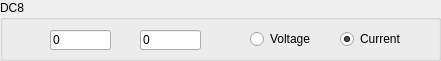
  <widget class="QGroupBox" name="groupBox_16">
   <property name="geometry">
    <rect>
     <x>260</x>
     <y>480</y>
     <width>441</width>
     <height>61</height>
    </rect>
   </property>
   <property name="title">
    <string>DC8</string>
   </property>
   <widget class="QLineEdit" name="lineEdit_43">
    <property name="geometry">
     <rect>
      <x>50</x>
      <y>30</y>
      <width>61</width>
      <height>20</height>
     </rect>
    </property>
    <property name="text">
     <string>0</string>
    </property>
   </widget>
   <widget class="QLineEdit" name="lineEdit_44">
    <property name="geometry">
     <rect>
      <x>140</x>
      <y>30</y>
      <width>61</width>
      <height>20</height>
     </rect>
    </property>
    <property name="text">
     <string>0</string>
    </property>
   </widget>
   <widget class="QRadioButton" name="radioButton_15">
    <property name="geometry">
     <rect>
      <x>250</x>
      <y>30</y>
      <width>73</width>
      <height>18</height>
     </rect>
    </property>
    <property name="text">
     <string>Voltage</string>
    </property>
   </widget>
   <widget class="QRadioButton" name="radioButton_16">
    <property name="geometry">
     <rect>
      <x>340</x>
      <y>30</y>
      <width>73</width>
      <height>18</height>
     </rect>
    </property>
    <property name="text">
     <string>Current</string>
    </property>
    <property name="checked">
     <bool>true</bool>
    </property>
   </widget>
  </widget>
